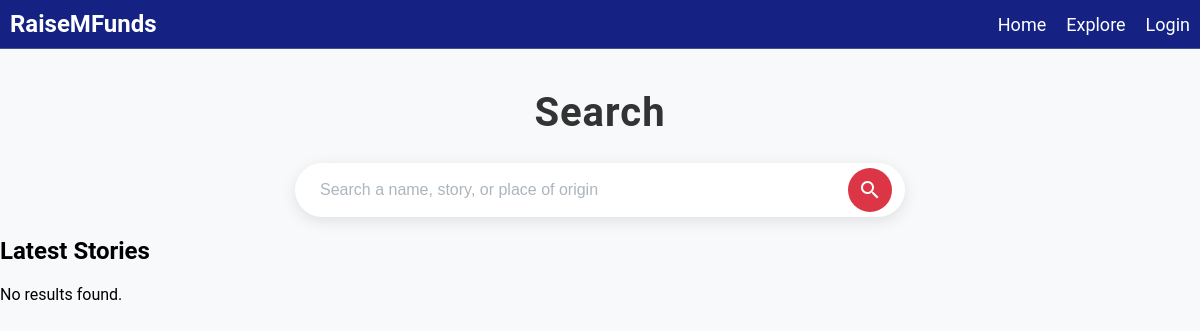
Before: /explore with the older database file.
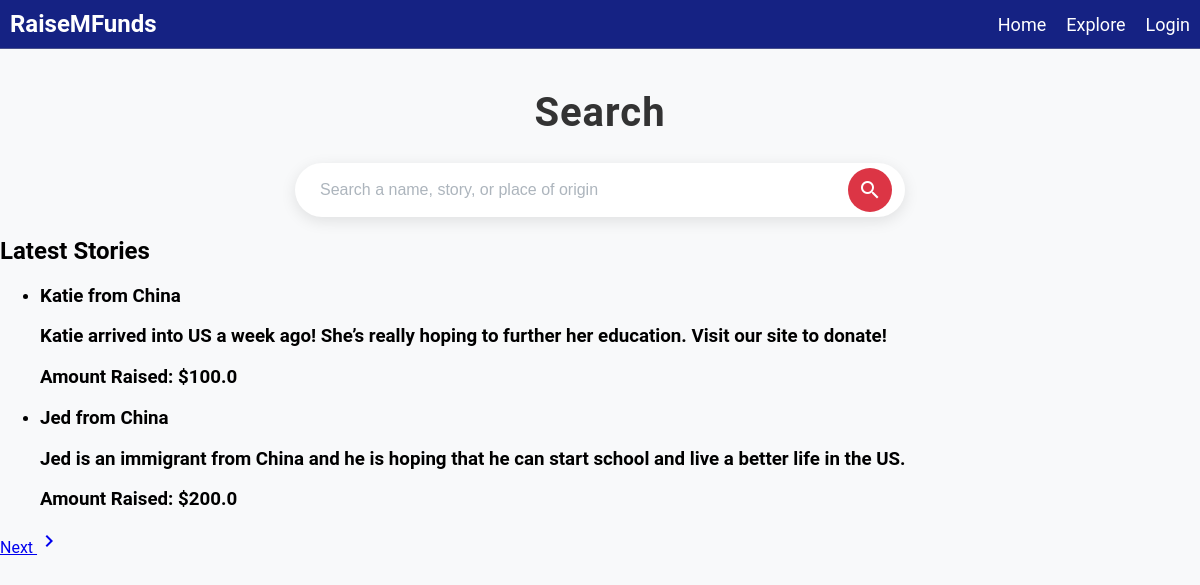
After: the same page with the newer database file.
### tables this page shows
CREATE TABLE posts(
  id INTEGER PRIMARY KEY AUTOINCREMENT,
  name TEXT NOT NULL,
  place_of_origin TEXT NOT NULL,
  story TEXT NOT NULL,
  amount_raised REAL NOT NULL
);

### main.py (the view)
@app.route('/explore', methods=["GET"])
def explore():
    data = request.args.get("query","")
    pg = int(request.args.get("page", 1))
    sppg = 2
    if data:
        results, total_results = search_post(data, pg, sppg)
    else:
        results, total_results = get_latest_posts(pg, sppg)
    total_pages = (total_results+sppg-1)//sppg
    return render_template('explore.html',query=data,results=results,pg=pg,total_pages=total_pages)

### main.py (called while the page is built)
def get_latest_posts(page, per_page):
    offset = (page - 1) * per_page
    conn = s3.connect("main.db")
    cursor = conn.cursor()
    cursor.execute('''
    SELECT name, place_of_origin, story, amount_raised FROM posts
    ORDER BY id DESC
    LIMIT ? OFFSET ?
    ''', (per_page, offset))
    results = cursor.fetchall()
    cursor.execute('''
    SELECT COUNT(*) FROM posts
    ''')
    total_results = cursor.fetchone()[0]
    conn.close()
    return results, total_results

### templates/explore.html (shortened to what this page needs)
{% extends 'base.html' %}
{% block content %}
<link rel="stylesheet" type="text/css" href="{{ url_for('static', filename='css/search.css') }}">
<h1 class="page-title">Search</h1>
<form action="/explore" method="GET" class="search-form">
    <div class="search-container">
        <input type="text" id="searchQuery" name="query" placeholder="Search a name, story, or place of origin" required>
        <button type="submit" class="search-button">
            <span class="material-icons">search</span>
        </button>
    </div>
</form>
<div id="filling" class="filling">
    {% if query %}
        <h2>Results for "{{ query }}":</h2>
    {% else %}
        <h2>Latest Stories</h2>
    {% endif %}
    {% if results %}
        <ul class = "story_list">
            {% for result in results %}
            <li class="story-item">
                <h3>{{ result[0] }} from {{result[1]}}<h3>
                <p>{{ result[2] }}</p>
                <p><strong>Amount Raised:</strong> ${{ result[3] }}</p>
            </li>
            {% endfor %}
    {% else %}
        <p>No results found.</p>
    {% endif %}
</div>
<div class="pagination">
    {% if pg < total_pages %}
        <a href="/explore?query={{ query }}&page={{ pg + 1 }}" class="pagination-link">
            Next <span class="material-icons">chevron_right</span>
        </a>
    {% endif %}
</div>
{% endblock %}

### templates/base.html (shortened to what this page needs)
<!DOCTYPE html>
<html lang="en">
   <head>
      <link rel="stylesheet" type="text/css" href="{{ url_for('static', filename='css/nav.css') }}">
   </head>
   <body>
      <nav class="navbar">
         <a class="navbar-brand" href="/">RaiseMFunds</a>
         <ul class="navbar-menu">
            <li><a href="/">Home</a></li>
            <li><a href="/explore">Explore</a></li>
            <li><a href="/login">Login</a></li>
         </ul>
      </nav>
      <div class="container">
         {% block content %}{% endblock %}
      </div>
   </body>
</html>

### static/css/nav.css (style rules this page uses)
.navbar { background-color: #152283; padding: 10px; display: flex; justify-content: space-between; align-items: center; border-bottom: 1px solid #48508d; }
.navbar-brand { font-size: 24px; font-weight: bold; text-decoration: none; color: #ffffff; }
.navbar-menu { list-style: none; margin: 0; padding: 0; display: flex; }
.navbar-menu li { margin-left: 20px; }
.navbar-menu a { text-decoration: none; color: #ffffff; font-size: 18px; }

### static/css/search.css (style rules this page uses)
body, html { margin: 0; padding: 0; height: 100%; font-family: 'Roboto', sans-serif; background-color: #f8f9fa; }
.page-title { text-align: center; font-size: 2.5rem; color: #333; margin-top: 40px; font-weight: 700; letter-spacing: 1px; }
.search-container { display: flex; justify-content: center; align-items: center; background-color: #fff; border-radius: 50px; box-shadow: 0 4px 15px rgba(0, 0, 0, 0.1); padding: 5px; max-width: 600px; margin: 20px auto; }
input[type="text"] { width: 90%; padding: 12px; border: none; border-radius: 50px; font-size: 1rem; color: #6c757d; box-sizing: border-box; transition: box-shadow 0.3s ease; }
input[type="text"]::placeholder { color: #adb5bd; }
.search-button { background-color: #dc3545; border: none; border-radius: 50%; padding: 10px; cursor: pointer; display: flex; align-items: center; justify-content: center; transition: background-color 0.3s ease, transform 0.2s ease; }
.search-button .material-icons { color: white; font-size: 24px; }

Changed rows visible on the page:
added posts: name "Katie", place_of_origin "China", story "Katie arrived into US a week ago! She’s really hoping to further her education. Visit our site to donate!", amount_raised "100.0"
added posts: name "Jed", place_of_origin "China", story "Jed is an immigrant from China and he is hoping that he can start school and live a better life in the US.", amount_raised "200.0"
Other visible differences:
text no longer shown: "No results found."
text now shown: "Next"
